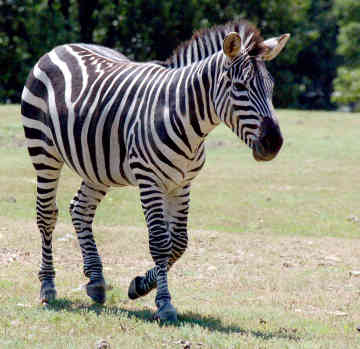
%> input picture data/zebra.jpg, 360 x 349 px
$ octave main_PFA_PTD_performance.m   (GNU Octave 9; MATLAB toolbox functions it lacks are replaced by stand-ins)
%> lines starting %> are read from the running program, lines starting %| are printed output that depends on the picture
### code/src/extractPatches.m
function [ patches ] = extractPatches( im,s )
%EXTRACTPATCHES Summary of this function goes here
%   Detailed explanation goes here
l=sqrt(s);
if(mod(l,2)==0)
    u=(l-1)/2;
    x=size(im,1);
    y=size(im,2);
    z=1;
    patches=zeros(s,(x-2*u)*(y-2*u));
    for i=1+u:x-u
        for j=1+u:y-u
            p=im(i-u:i+u,j-u:j+u);
            patches(:,z)=p(:);
            z=z+1;
        end
    end
    patches=patches';
else
   x=size(im,1);
   y=size(im,2);
   z=1;
   patches=zeros(s,(x+1-l)*(y+1-l));
   for i=1:x+1-l
       for j=1:x+1-l
           p=im(i:i+l-1,j:j+l-1);
           patches(:,z)=p(:);
           z=z+1;
       end
   end
   patches=patches';
end
end

### code/src/showPatches.m
function []=showPatches(patches,nb)
% show the nb*nb first components of patches
% patches should be a (a*a)*d matrix
% where a*a is the size of a patch
    it=1;
    p_size=sqrt(size(patches,1));
    if nargin<2
        nb=p_size;
    end
    for i=1:nb*nb
        subplot(nb,nb,it),imshow(reshape(patches(:,i),p_size,p_size),[min(patches(:,i)),max(patches(:,i))]);
        it=it+1;
    end
end

### code/src/estimCom.m
function [h,c]=estimCom(coeff_proj,resolution)
% estimate the probabilty distribution of each componant from
% their histogram
% h(i) : P(c=ci)
h=zeros(resolution,size(coeff_proj,2));
c=zeros(resolution,size(coeff_proj,2));
    for i=1:size(coeff_proj,2)
        [hi,ci]=hist(coeff_proj(:,i),resolution);
        hi=hi./trapz(ci,hi);
        h(:,i)=hi;
        c(:,i)=ci;
    end
end

### code/src/estimGaussianCom.m
function [mu var]=estimGaussianCom(coeff_proj)
% estimate the probabilty distribution of each componant from their histogram
% h(i) : P(c=ci)
mu=[];
var=[];
    for i=1:size(coeff_proj,2)
        m=estimateGaussian(coeff_proj(:,i));
        mu=[mu,m.mu];
        var=[var,m.sigma];
    end
end

### code/src/main_PFA_PTD_performance.m
close all
clear all
rng('default')
%% read image
%I=imread('../../data/texture.jpg');
I=imread('../../data/zebra.jpg');
%> I is the input picture: size 349x360x3 uint8; mean R, G, B 134.7, 133.7, 118.6
I=double(rgb2gray(I))/255.;
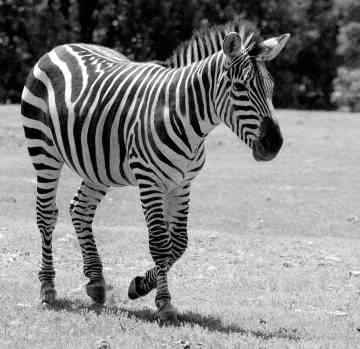
%> I: size 349x360 double; min 0, max 1, mean 0.519
%I=0.5+randn(size(I));
figure,imshow(I)
%% learn by pca
p_size=8;
patches=extractPatches(I,p_size*p_size);
%> after the loop in extractPatches, `for i=1+u:x-u`: z = 120727
[patches_principle,coeff_proj]=princomp(patches);
showPatches(patches_principle);
%> after the loop in showPatches, `for i=1:nb*nb`: it = 65
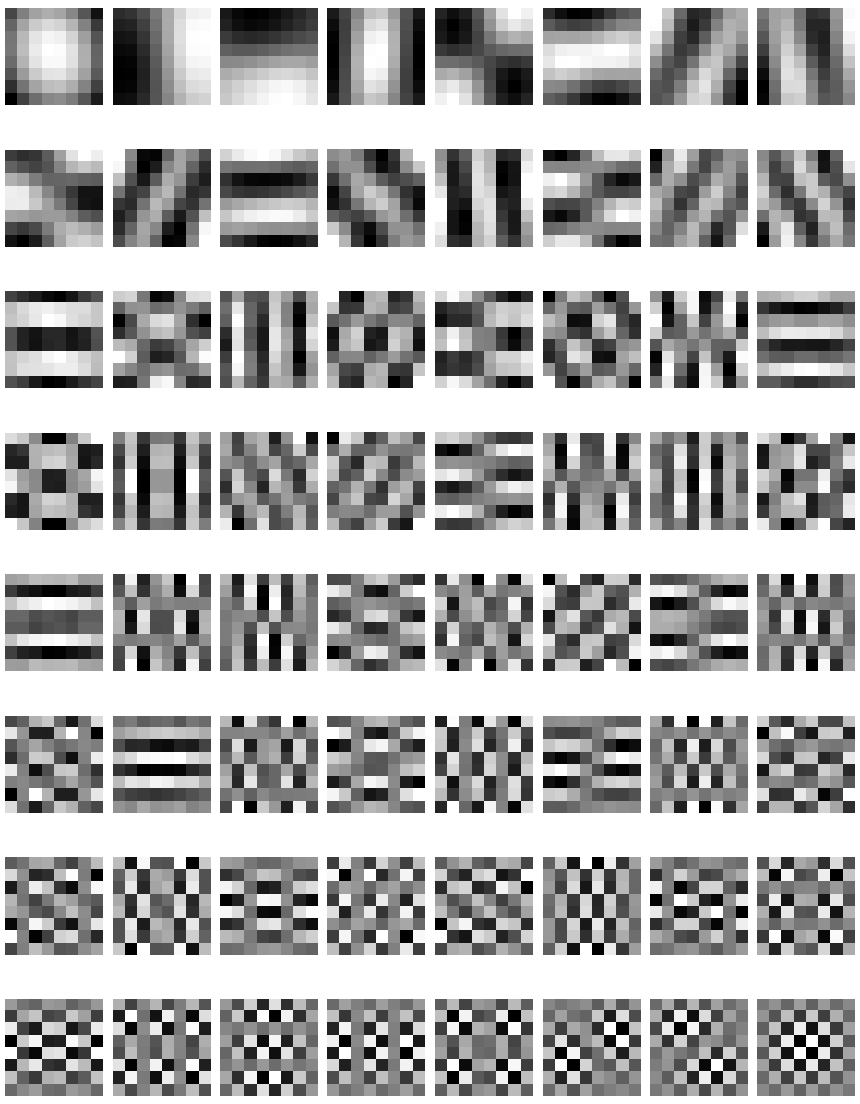
%> figure redrawn from the program's plot data, 64 panels
%%
resolution=255;
[h c]=estimCom(coeff_proj,resolution);
%> after the loop in estimCom, `for i=1:size(coeff_proj,2)`:
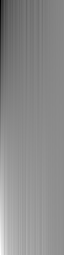
%> c: size 255x64 double; min -4.1, max 3.39, mean -0.000728; drawn with min black and max white
%> after the loop in estimCom, `for i=1:size(coeff_proj,2)`:
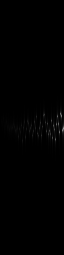
%> h: size 255x64 double; min 0, max 153.4, mean 1
[mu var]=estimGaussianCom(coeff_proj);
%> the run ends on the next line

$ run again, with data/baboon_small.jpg copied over data/zebra.jpg
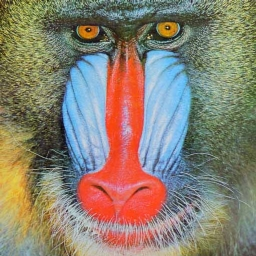
%> input picture data/baboon_small.jpg, 256 x 256 px
%> I is the input picture: size 256x256x3 uint8; mean R, G, B 138.2, 129, 114
%> `I=double(rgb2gray(I))/255.;`:
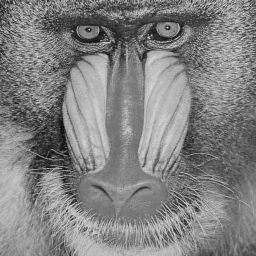
%> I: size 256x256 double; min 0.0235, max 0.839, mean 0.51
%> after the loop in extractPatches, `for i=1+u:x-u`: z = 62002
%> after the loop in showPatches, `for i=1:nb*nb`: it = 65
%> after the loop in estimCom, `for i=1:size(coeff_proj,2)`:
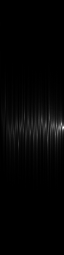
%> h: size 255x64 double; min 0, max 53.5, mean 1; drawn with min black and max white

$ run again, with data/clown.jpg copied over data/zebra.jpg
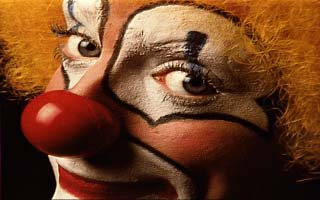
%> input picture data/clown.jpg, 320 x 200 px
%> I is the input picture: size 200x320x3 uint8; mean R, G, B 112.8, 65.7, 36.5
%> `I=double(rgb2gray(I))/255.;`:
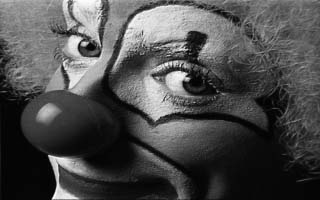
%> I: size 200x320 double; min 0, max 0.988, mean 0.3
%> after the loop in extractPatches, `for i=1+u:x-u`: z = 60410
%> after the loop in showPatches, `for i=1:nb*nb`: it = 65
%> after the loop in estimCom, `for i=1:size(coeff_proj,2)`:
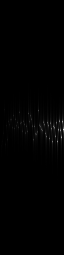
%> h: size 255x64 double; min 0, max 224.2, mean 1.5

$ run again, with data/singe.jpg copied over data/zebra.jpg
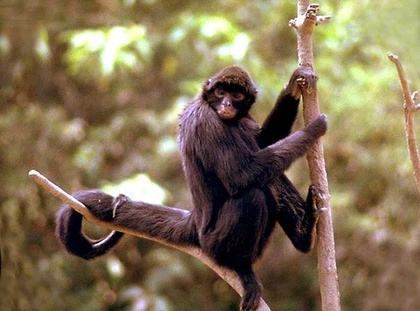
%> input picture data/singe.jpg, 420 x 311 px, shrunk from 700 x 518 before the run
%> I is the input picture: size 311x420x3 uint8; mean R, G, B 130.3, 112.7, 83.7
%> `I=double(rgb2gray(I))/255.;`:
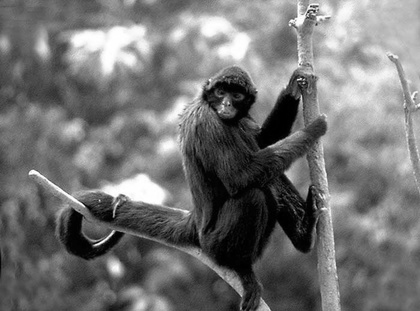
%> I: size 311x420 double; min 0, max 1, mean 0.45
%> after the loop in extractPatches, `for i=1+u:x-u`: z = 125553
%> after the loop in showPatches, `for i=1:nb*nb`: it = 65
%> after the loop in estimCom, `for i=1:size(coeff_proj,2)`:
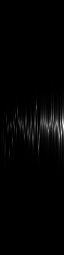
%> h: size 255x64 double; min 0, max 99.66, mean 1.6; drawn with min black and max white
